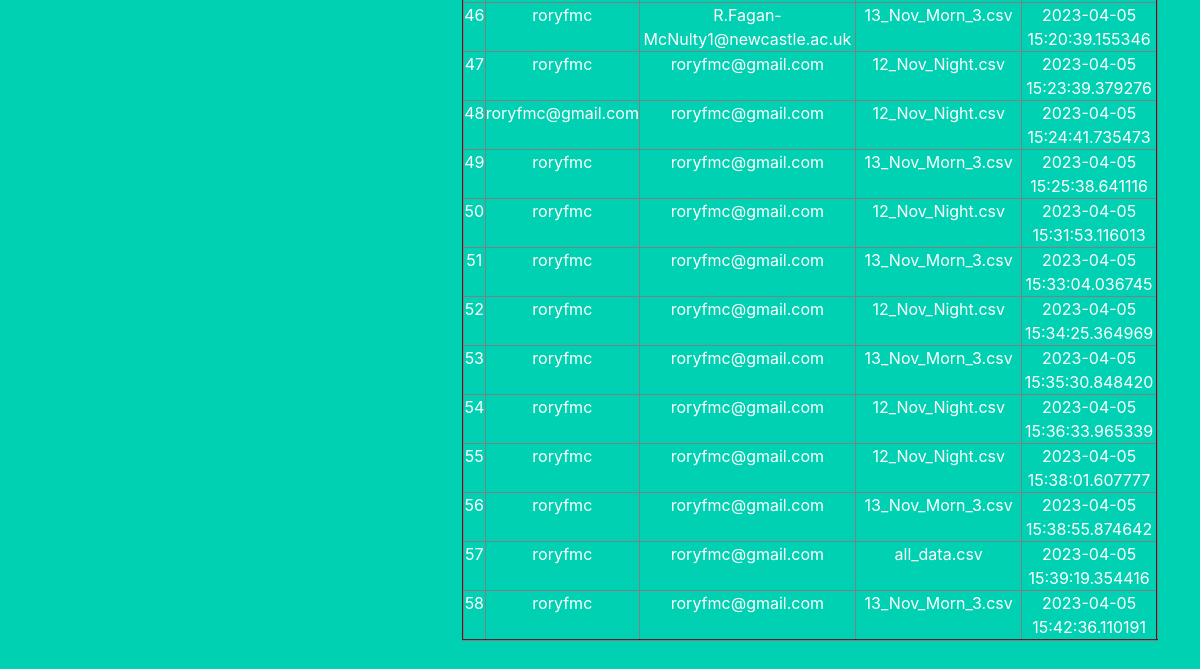
Page /logs (lower part) on the earlier database version.
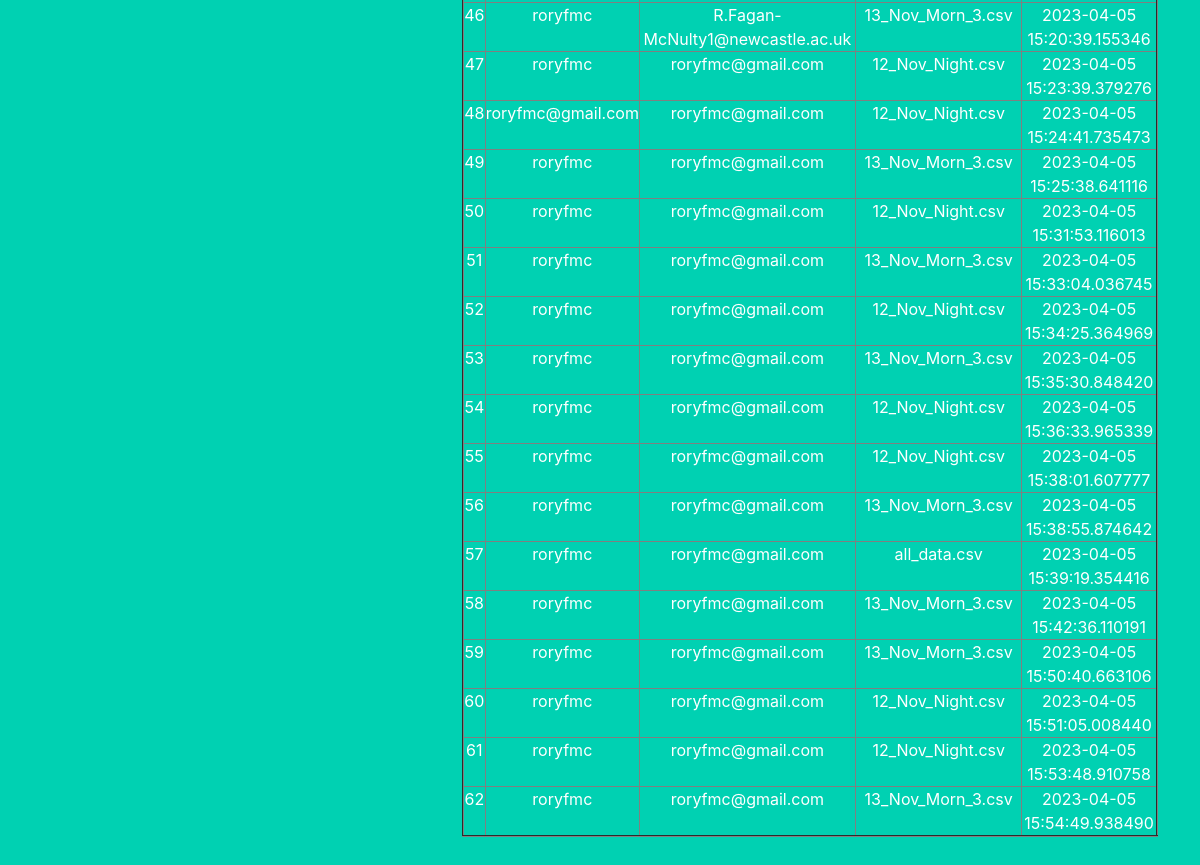
Same page on the later database version.
### app.py (models this page shows, shortened)
class User(db.Model):
    __tablename__ = 'userlogs'
    id = db.Column(db.Integer, primary_key=True)
    username = db.Column(db.String(20))
    email = db.Column(db.String(100))
    csv_file = db.Column(db.String(100), nullable=False)
    added = db.Column(db.DateTime, default=datetime.now)

### app.py (the view)
@app.route('/logs')
def logs():
    data=User.query.all()
    return render_template('logs.html', data=data)

### templates/logs.html (shortened to what this page needs)
{% extends "base.html" %}
{% block content %}
    <div class="column is-5 is-offset-4">
        <br>
        <table border="2" class="dataframe is-centered" style="width: 100%; height: 100px; padding: 10px; margin: 10px;">
            {% for row in data %}
            <tr>
                <td>{{ row.id }}</td>
                <td>{{ row.username }}</td>
                <td>{{ row.email }}</td>
                <td>{{ row.csv_file }}</td>
                <td>{{ row.added }}</td>
            </tr>
            {% endfor %}
    </div>
{% endblock %}

### templates/base.html (shortened to what this page needs)
<!DOCTYPE html>
<html>
<head>
    <link rel="stylesheet" href="https://cdnjs.cloudflare.com/ajax/libs/bulma/0.7.2/css/bulma.min.css"/>
</head>
<body>
<section class="hero is-primary is-fullheight">
    <div class="hero-body">
        <div class="container has-text-centered">
            {% block content %}
            {% endblock %}
        </div>
    </div>
</section>
</body>
</html>

Differences in the rows shown:
added User: id "59", username "roryfmc", email "roryfmc@gmail.com", csv_file "13_Nov_Morn_3.csv", added "2023-04-05 15:50:40.663106"
added User: id "60", username "roryfmc", email "roryfmc@gmail.com", csv_file "12_Nov_Night.csv", added "2023-04-05 15:51:05.008440"
added User: id "61", username "roryfmc", email "roryfmc@gmail.com", csv_file "12_Nov_Night.csv", added "2023-04-05 15:53:48.910758"
added User: id "62", username "roryfmc", email "roryfmc@gmail.com", csv_file "13_Nov_Morn_3.csv", added "2023-04-05 15:54:49.938490"
